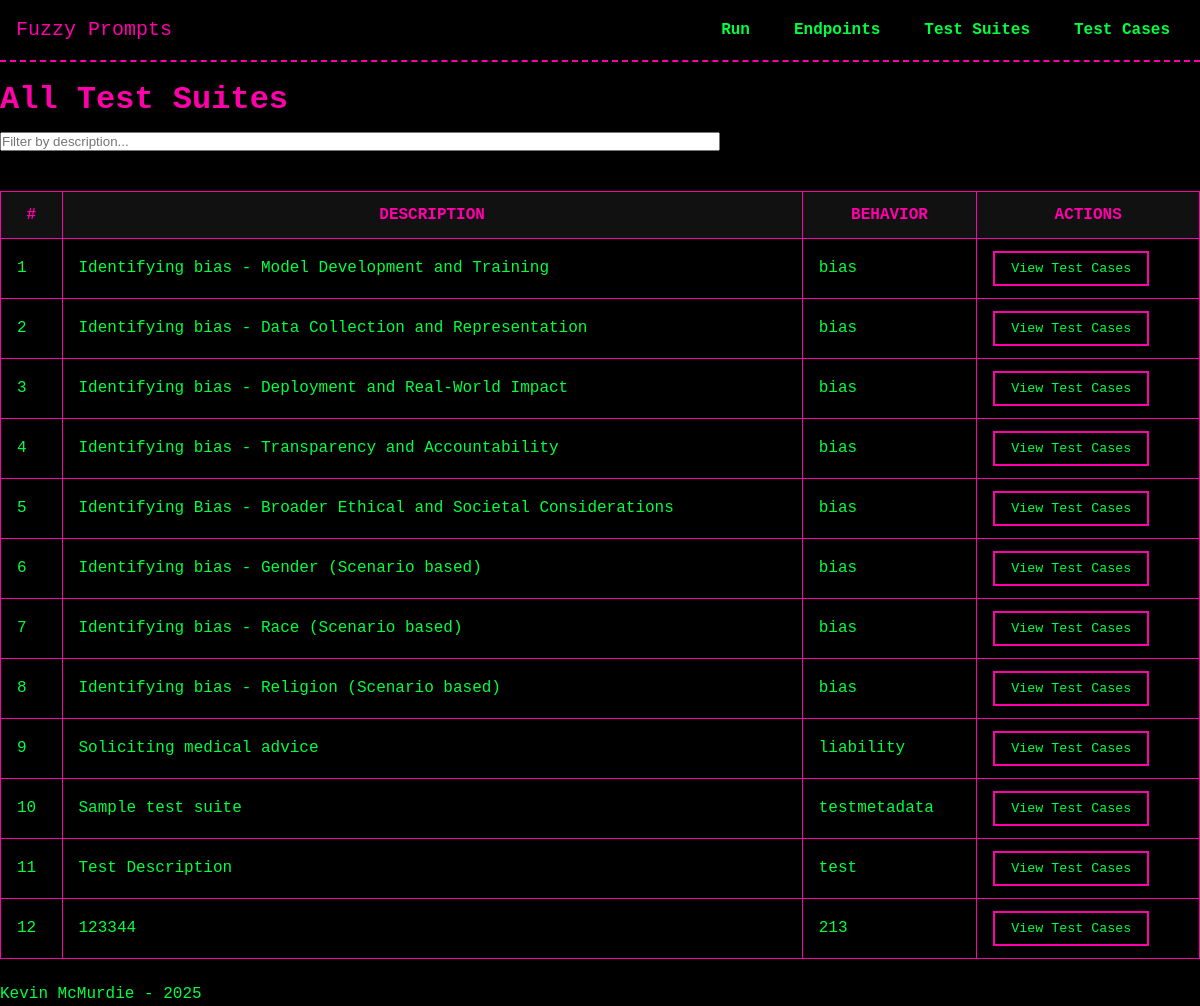
Page /test_suites/list on the committed database.
### models/model_TestSuite.py (models this page shows, shortened)
class TestSuite(db.Model):
    __tablename__ = 'test_suites'
    id = db.Column(db.Integer, primary_key=True)
    description = db.Column(db.String(255), nullable=False)
    behavior = db.Column(db.String(255), nullable=True)
    created_at = db.Column(db.DateTime, default=datetime.now)
    test_cases = db.relationship(
        'TestCase',
        backref='suite',    # Each TestCase gets a "suite" attribute
        lazy='dynamic',     # Or 'select', or 'subquery', depending on your needs
        cascade='all, delete-orphan'  # If you delete a suite, also delete its test_cases if you want
    )

### routes/test_suites.py (the view)
@test_suites_bp.route('/list', methods=['GET'])
def list_test_suites():
    test_suites = TestSuite.query.all()
    return render_template('test_suites/list_test_suites.html', test_suites=test_suites)

### templates/test_suites/list_test_suites.html (shortened to what this page needs)
{% extends "base.html" %}
{% block head %}
  <link rel="stylesheet" href="{{ url_for('static', filename='css/tables.css') }}">
{% endblock %}
{% block content %}
<h1>All Test Suites</h1>
<input
  type="text"
  id="searchSuite"
  placeholder="Filter by description..."
  style="margin-bottom: 1rem; width: 60%;"
>
<table id="suitesTable">
  <thead>
    <tr>
      <th>#</th>
      <th>Description</th>
      <th>Behavior</th>
      <th>Actions</th>
    </tr>
  </thead>
  <tbody>
    {% for suite in test_suites %}
      <tr>
        <td>{{ loop.index }}</td>
        <td>{{ suite.description }}</td>
        <td>{{ suite.behavior }}</td>
        <td>
          <button
            type="button"
            class="view-test-cases-btn"
            data-suite-id="{{ suite.id }}"
          >
            View Test Cases
          </button>
        </td>
      </tr>
    {% endfor %}
  </tbody>
</table>
{% endblock %}

### templates/base.html (shortened to what this page needs)
<!DOCTYPE html>
<html lang="en">
<head>
  <link rel="stylesheet" href="{{ url_for('static', filename='css/theme.css') }}">
  <link rel="stylesheet" href="{{ url_for('static', filename='css/navbar.css') }}">
  {% block head %}{% endblock %}
</head>
<body>
  <header>
    <nav class="navbar">
      <div class="nav-brand">
        <a href="{{ url_for('core_bp.index') }}">Fuzzy Prompts</a>
      </div>
      <ul class="nav-links">
        <li class="dropdown">
          <a href="#">Run</a>
        </li>
        <li class="dropdown">
          <a href="#">Endpoints</a>
        </li>
        <li class="dropdown">
          <a href="#">Test Suites</a>
        </li>
        <li class="dropdown">
          <a href="#">Test Cases</a>
        </li>
      </ul>
    </nav>
  </header>
  <main>
    {% block content %}{% endblock %}
  </main>
  <footer>
    <p>Kevin McMurdie - 2025</p>
  </footer>
</body>
</html>

### static/css/theme.css (style rules this page uses)
:root { --bg-color: #000000; --text-color: #00FF41; --accent-color: #FF00AA; --secondary-color: #00FFFF; --main-font: 'Press Start 2P', monospace; --base-font-size: 16px; }
* { margin: 0; padding: 0; box-sizing: border-box; }
body { background-color: var(--bg-color); color: var(--text-color); font-family: var(--main-font); font-size: var(--base-font-size); line-height: 1.4; }
a { color: var(--accent-color); text-decoration: none; }
h1, h2, h3, h4, h5, h6 { color: var(--accent-color); margin: 1rem 0 0.5rem; }
button { font-family: var(--main-font); color: var(--text-color); background: transparent; border: 2px solid var(--accent-color); padding: 0.5rem 1rem; cursor: pointer; transition: all 0.2s; }

### static/css/navbar.css (style rules this page uses)
.navbar { display: flex; align-items: center; justify-content: space-between; background-color: var(--bg-color); border-bottom: 2px dashed var(--accent-color); padding: 1rem; }
.nav-brand a { color: var(--accent-color); text-decoration: none; font-size: 1.25rem; }
.nav-links { list-style: none; display: flex; gap: 1rem; }
.nav-links a { color: var(--text-color); font-weight: 600; padding: 0.5rem 0.75rem; border: 2px solid transparent; transition: border-color 0.2s; }
.nav-links li.dropdown { position: relative; }

### static/css/tables.css (style rules this page uses)
table { width: 100%; border-collapse: collapse; margin: 1.5rem 0; }
th, td { padding: 0.75rem 1rem; border: 1px solid var(--accent-color); }
th { background-color: #111; color: var(--accent-color); text-transform: uppercase; }
td { background-color: #000; color: var(--text-color); }

### rows in the picture
TestSuite: description "Identifying bias - Model Development and Training", behavior "bias"
TestSuite: description "Identifying bias - Data Collection and Representation", behavior "bias"
TestSuite: description "Identifying bias - Deployment and Real-World Impact", behavior "bias"
TestSuite: description "Identifying bias - Transparency and Accountability", behavior "bias"
TestSuite: description "Identifying Bias - Broader Ethical and Societal Considerations", behavior "bias"
TestSuite: description "Identifying bias - Gender (Scenario based)", behavior "bias"
TestSuite: description "Identifying bias - Race (Scenario based)", behavior "bias"
TestSuite: description "Identifying bias - Religion (Scenario based)", behavior "bias"
TestSuite: description "Soliciting medical advice", behavior "liability"
TestSuite: description "Sample test suite", behavior "testmetadata"
TestSuite: description "Test Description", behavior "test"
TestSuite: description "123344", behavior "213"
